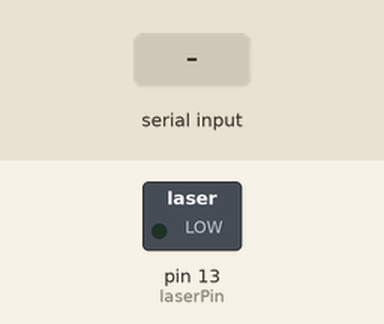
The sketch below on a simulated Arduino Uno, built with avr-gcc and run on an emulated ATmega328P. Parts: switched loads named in the sketch (green lamp = pin HIGH). The test bench sets the inputs (shaded band). What the sketch prints to the serial monitor is not drawn.

Above: at 1.2 s.
1.3 s: "1" received over Serial
At 3.1 s:
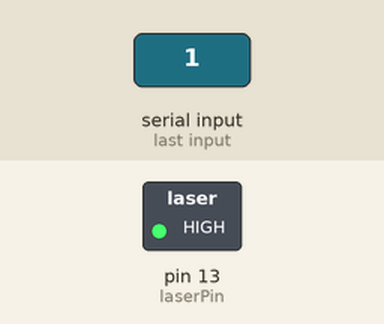
4.3 s: "0" received over Serial
At 7.1 s:
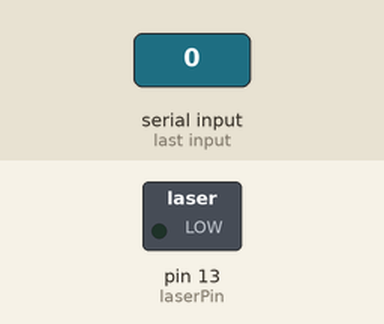
7.3 s: "2" received over Serial
At 8.9 s:
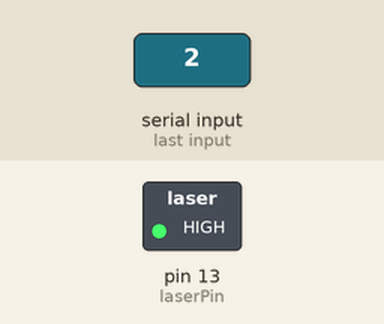
Timing chart, 0 to 10.8 s (numbered marks = the images above; inputs shaded):
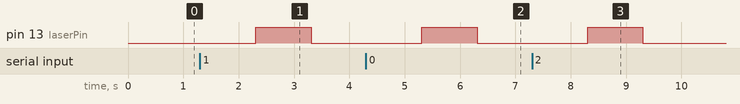

The sketch:

uart_w_servos.ino
```cpp
#include <Servo.h>

// Read in two 8 bit words
// one for x angle
// one for y angle

Servo panServo;
Servo tiltServo;
char angles[2];
int laserPin = 13;
int tiltCenter = 22; // Center for tilt servo
int panCenter = 90;   // Center for pan servo

void setup() {
  // Begin the Serial at 9600 Baud
  Serial.begin(9600);
  pinMode(laserPin, OUTPUT);

  // Set the servos to the center
  tiltServo.write(tiltCenter);
  panServo.write(panCenter);
}

void loop() {

  if(Serial.available()){

    // Read this crap in
    Serial.readBytes(angles, 2);

    // This assumes x angle is in 0
    Serial.println("x_angle:");
    Serial.print(angles[0]);

    // This assumes y angle is in 1
    Serial.println("y_angle:");
    Serial.print(angles[1]);

    tiltServo.write(angles[1]);
    panServo.write(angles[0]);


    digitalWrite(laserPin, HIGH);
    delay(1000);
    digitalWrite(laserPin, LOW);
  }

  else{
    Serial.println("We don't got nothing...");
  }

}
```

Measured:
- after the input at 1.3 s, pin 13 (laserPin): LOW → HIGH after 1.0 s, → LOW 1.0 s later
- after the input at 4.3 s, pin 13 (laserPin): LOW → HIGH after 1.0 s, → LOW 1.0 s later
- after the input at 7.3 s, pin 13 (laserPin): LOW → HIGH after 1.0 s, → LOW 1.0 s later
